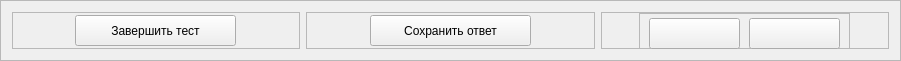
     <widget class="QFrame" name="buttons">
      <property name="minimumSize">
       <size>
        <width>901</width>
        <height>61</height>
       </size>
      </property>
      <property name="maximumSize">
       <size>
        <width>901</width>
        <height>61</height>
       </size>
      </property>
      <property name="frameShape">
       <enum>QFrame::StyledPanel</enum>
      </property>
      <property name="frameShadow">
       <enum>QFrame::Raised</enum>
      </property>
      <layout class="QHBoxLayout" name="horizontalLayout_4">
       <item>
        <widget class="QFrame" name="container_buttons">
         <property name="frameShape">
          <enum>QFrame::StyledPanel</enum>
         </property>
         <property name="frameShadow">
          <enum>QFrame::Raised</enum>
         </property>
         <layout class="QHBoxLayout" name="horizontalLayout_15">
          <property name="spacing">
           <number>0</number>
          </property>
          <property name="leftMargin">
           <number>50</number>
          </property>
          <property name="topMargin">
           <number>0</number>
          </property>
          <property name="rightMargin">
           <number>50</number>
          </property>
          <property name="bottomMargin">
           <number>0</number>
          </property>
          <item>
           <widget class="QPushButton" name="btn_end">
            <property name="minimumSize">
             <size>
              <width>161</width>
              <height>31</height>
             </size>
            </property>
            <property name="maximumSize">
             <size>
              <width>161</width>
              <height>31</height>
             </size>
            </property>
            <property name="text">
             <string>Завершить тест</string>
            </property>
            <property name="icon">
             <iconset resource="res.qrc">
              <normaloff>:/icons/icons/exit.svg</normaloff>:/icons/icons/exit.svg</iconset>
            </property>
            <property name="iconSize">
             <size>
              <width>24</width>
              <height>24</height>
             </size>
            </property>
            <property name="shortcut">
             <string/>
            </property>
            <property name="autoRepeat">
             <bool>false</bool>
            </property>
           </widget>
          </item>
         </layout>
        </widget>
       </item>
       <item>
        <widget class="QFrame" name="container_buttons_2">
         <property name="frameShape">
          <enum>QFrame::StyledPanel</enum>
         </property>
         <property name="frameShadow">
          <enum>QFrame::Raised</enum>
         </property>
         <layout class="QHBoxLayout" name="horizontalLayout_17">
          <property name="spacing">
           <number>0</number>
          </property>
          <property name="leftMargin">
           <number>50</number>
          </property>
          <property name="topMargin">
           <number>0</number>
          </property>
          <property name="rightMargin">
           <number>50</number>
          </property>
          <property name="bottomMargin">
           <number>0</number>
          </property>
          <item>
           <widget class="QPushButton" name="btn_save">
            <property name="minimumSize">
             <size>
              <width>161</width>
              <height>31</height>
             </size>
            </property>
            <property name="maximumSize">
             <size>
              <width>161</width>
              <height>31</height>
             </size>
            </property>
            <property name="text">
             <string>Сохранить ответ</string>
            </property>
            <property name="icon">
             <iconset resource="res.qrc">
              <normaloff>:/icons/icons/check.svg</normaloff>:/icons/icons/check.svg</iconset>
            </property>
            <property name="iconSize">
             <size>
              <width>24</width>
              <height>24</height>
             </size>
            </property>
            <property name="shortcut">
             <string/>
            </property>
            <property name="autoRepeat">
             <bool>false</bool>
            </property>
           </widget>
          </item>
         </layout>
        </widget>
       </item>
       <item>
        <widget class="QFrame" name="container_buttons_3">
         <property name="frameShape">
          <enum>QFrame::StyledPanel</enum>
         </property>
         <property name="frameShadow">
          <enum>QFrame::Raised</enum>
         </property>
         <layout class="QHBoxLayout" name="horizontalLayout_18">
          <property name="spacing">
           <number>0</number>
          </property>
          <property name="leftMargin">
           <number>0</number>
          </property>
          <property name="topMargin">
           <number>0</number>
          </property>
          <property name="rightMargin">
           <number>0</number>
          </property>
          <property name="bottomMargin">
           <number>0</number>
          </property>
          <item>
           <widget class="QFrame" name="container_nav_buttons">
            <property name="minimumSize">
             <size>
              <width>211</width>
              <height>51</height>
             </size>
            </property>
            <property name="maximumSize">
             <size>
              <width>211</width>
              <height>51</height>
             </size>
            </property>
            <property name="frameShape">
             <enum>QFrame::StyledPanel</enum>
            </property>
            <property name="frameShadow">
             <enum>QFrame::Raised</enum>
            </property>
            <layout class="QHBoxLayout" name="horizontalLayout_5">
             <property name="spacing">
              <number>9</number>
             </property>
             <property name="leftMargin">
              <number>9</number>
             </property>
             <property name="topMargin">
              <number>0</number>
             </property>
             <property name="rightMargin">
              <number>9</number>
             </property>
             <property name="bottomMargin">
              <number>9</number>
             </property>
             <item>
              <widget class="QPushButton" name="btn_prev">
               <property name="minimumSize">
                <size>
                 <width>91</width>
                 <height>31</height>
                </size>
               </property>
               <property name="maximumSize">
                <size>
                 <width>91</width>
                 <height>31</height>
                </size>
               </property>
               <property name="text">
                <string/>
               </property>
               <property name="icon">
                <iconset resource="res.qrc">
                 <normaloff>:/icons/icons/prev.svg</normaloff>:/icons/icons/prev.svg</iconset>
               </property>
               <property name="iconSize">
                <size>
                 <width>24</width>
                 <height>24</height>
                </size>
               </property>
               <property name="shortcut">
                <string/>
               </property>
               <property name="autoRepeat">
                <bool>false</bool>
               </property>
              </widget>
             </item>
             <item>
              <widget class="QPushButton" name="btn_next">
               <property name="minimumSize">
                <size>
                 <width>91</width>
                 <height>31</height>
                </size>
               </property>
               <property name="maximumSize">
                <size>
                 <width>91</width>
                 <height>31</height>
                </size>
               </property>
               <property name="text">
                <string/>
               </property>
               <property name="icon">
                <iconset resource="res.qrc">
                 <normaloff>:/icons/icons/next.svg</normaloff>:/icons/icons/next.svg</iconset>
               </property>
               <property name="iconSize">
                <size>
                 <width>24</width>
                 <height>24</height>
                </size>
               </property>
               <property name="shortcut">
                <string/>
               </property>
               <property name="autoRepeat">
                <bool>false</bool>
               </property>
              </widget>
             </item>
            </layout>
           </widget>
          </item>
         </layout>
        </widget>
       </item>
      </layout>
     </widget>
